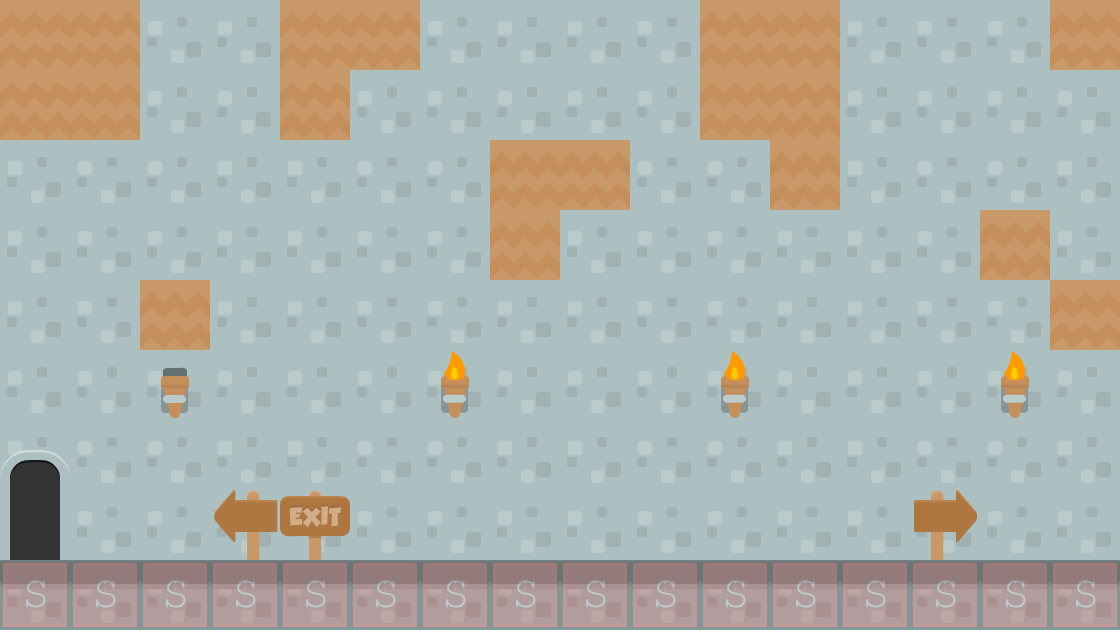

The image is a tile-based game level rendered from a .tmx file. Its description and source (layers, tilesets, objects; grid data summarised) follow:
An orthogonal 16x9 tile map with 70x70 px tiles, 3 tile layers (background2, background1, collision), 3 tilesets and 4 objects (3x BadGuy, levelTrigger).

<map version="1.0" orientation="orthogonal" renderorder="right-down" width="16" height="9" tilewidth="70" tileheight="70" backgroundcolor="#87cefa">
 <tileset firstgid="1" name="background-tiles" tilewidth="70" tileheight="70">
  <image source="../img/background-tiles.png" width="910" height="910" />
 </tileset>
 <tileset firstgid="170" name="meta-tiles" tilewidth="70" tileheight="70">
  <image source="../img/meta-tiles.png" width="350" height="70" />
  <tile id="4">
   <properties>
    <property name="type" value="solid" />
   </properties>
  </tile>
 </tileset>
 <tileset firstgid="175" name="item-spritesheet" tilewidth="70" tileheight="70">
  <image source="../img/item-spritesheet.png" width="560" height="560" />
 </tileset>
 <layer name="background2" width="16" height="9">
  <data>[144 cells, 128 non-empty, 2 distinct tile ids]</data>
 </layer>
 <layer name="background1" width="16" height="9">
  <data>[144 cells, 25 non-empty, 8 distinct tile ids]</data>
 </layer>
 <layer name="collision" width="16" height="9" opacity="0.22">
  <data>[144 cells, 16 non-empty, 1 distinct tile ids]</data>
 </layer>
 <objectgroup name="trigger-entities">
  <object name="levelTrigger" x="1049.33" y="422.667" width="69.3333" height="137.333">
   <properties>
    <property name="level" value="Level07" />
    <property name="xSpawn" value="400" />
    <property name="ySpawn" value="0" />
   </properties>
  </object>
 </objectgroup>
 <objectgroup name="EnemyEntites">
  <object name="BadGuy" x="422.667" y="490.667" width="346.667" height="68" />
  <object name="BadGuy" x="560" y="492" width="141.333" height="64" />
  <object name="BadGuy" x="769.333" y="492" width="70.6667" height="65.3333" />
 </objectgroup>
</map>
